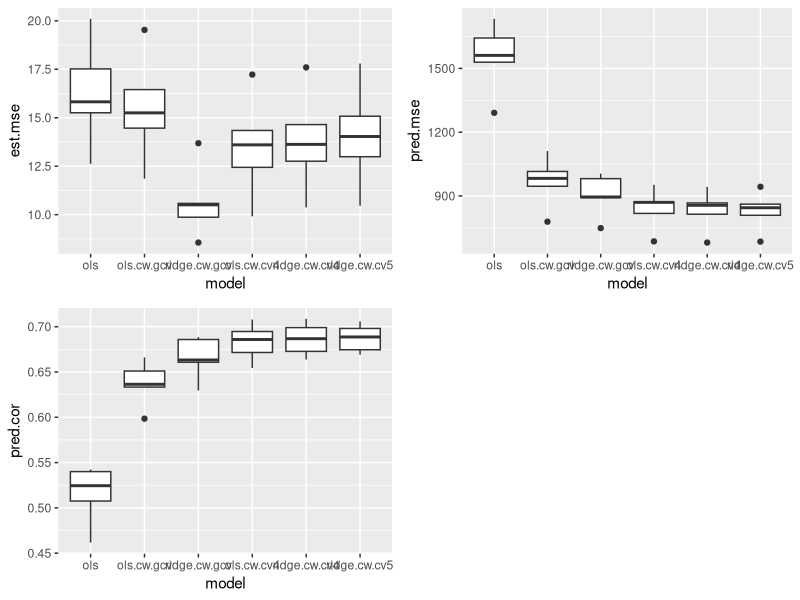

The R source for this figure:

library(MASS)
library(car)
library('ggplot2')
library('pracma')
library('glmnet')

############################################


generate_data<-function(params){
  
   n<-params$n
   p<-params$p
   q<-params$q
   bsig<-params$bsig
   SNR<-params$SNR
   
  
  #### Population X (Signal) Covariance
  V= matrix(0,p,p)
  for (i in seq(p)){
    for (j in seq(p)){
      rr=round(runif(1, min=-1, max=1),1)
      V[i,j]=rr}}
  V = t(V)%*%V # makes it postive-semi definite
  X = round(mvrnorm(n,mu=matrix(0,p),V),4)
  
  ##Regenerate B's.. 
  
  # want correlated across y but independent across x.. 
  # so draw each predict seperately from a mv guassian.. # .. figure out later...
  B = matrix(0,p,q)
  for (pp in seq(p)){
    # each predictor x, has some effect.. random -1 to 1.
    # then y have similar responses depending on the spread.
    B[pp,]<-rnorm(q,runif(1,min=-1,max=1),bsig)
  }
  # normalize across q (not across p)
  for (qq in seq(q)){
    B[,qq]=(B[,qq]-mean(B[,qq]))/sd(B[,qq])
  }

  
  #B = matrix(round(mvrnorm(p*q,rep(shared_response,p*q),diag(p*q)*bsig),4),p,q)
  
  # signal to noise matrix
  F = t(B)%*%V%*%B
  
  #Calculate appropriate Noise
  sigma=mean(F)/SNR
  # R = Sigma%*%solve(F) # noise-signal matrix.. 1/R is signal to noise... geeks out if q>p..
  
  #### Population E
  Sigma = diag(q)*sigma
  E = round(mvrnorm(n,matrix(0,q),Sigma),4) # could also do diagnol
  
  # Responses 
  Y = X%*%B+ E
  

  X.train = X[1:(n/2),]
  Y.train = Y[1:(n/2),]  
  X.test = X[(n/2+1):n,]
  Y.test = Y[(n/2+1):n,]

  # Center  (do i need to?)
  for (y in seq(q)){
    Y.train[,y]=Y.train[,y]-mean(Y.train[,y])
    Y.test[,y]=Y.test[,y]-mean(Y.test[,y])
  }
  for (x in seq(p)){
    X.train[,x]=X.train[,x]-mean(X.train[,x])
    X.test[,x]=X.test[,x]-mean(X.test[,x])
  }

  data = list(X.train=X.train,Y.train=Y.train,Y.test=Y.test,X.test=X.test,B=B,V=V)
}




########################################################



ols.fit<-function(X.train,Y.train){
  B.hat<- solve(t(X.train)%*%X.train)%*%t(X.train)%*%Y.train
  Yhat.train<- X.train%*%B.hat
  fitted<-list(B.hat=B.hat,Yhat.train=Yhat.train,succeed=1)
  return(fitted)
}



ols.cw.gcv.fit<-function(X.train,Y.train){
  
  
  B.hat<- solve(t(X.train)%*%X.train)%*%t(X.train)%*%Y.train
  p=dim(X.train)[2]
  n=dim(X.train)[1]
  q=dim(Y.train)[2]
  
  r = p/n
 
  tryCatch({
    Q=solve(t(Y.train)%*%Y.train)%*%(t(Y.train)%*%X.train)%*%solve(t(X.train)%*%X.train)%*%(t(X.train)%*%Y.train)
    e<-eigen(Q)
    That=e$vectors
    ## alternative (exact same)
    #cc=cancor(X.train,Y.train)#xcenter=FALSE,ycenter=FALSE
    #That=cc$ycoef ### I think X>Y.. here =
    #C2=diag(q)*(cc$cor**2) # squared
    ## shrink the canonical correlations based on generalized cross validation
    C2=diag(q)*e$values # the eigen values are the squared canonical correlations. 
    #if (p>q){
    #  diag(C2)[(p+1):q]=0 # oterwise it repeats ccors 
    #}
    d=(1-r)*(C2-r) / (((1-r)^2*C2) + r^2*(1-C2)) 
    Dhat = diag(q)*diag(d)
    Dhat[Dhat<0]=0 # take positive part as B-F recomment
    S = That%*%Dhat%*%solve(That) # project into canonical directions, and project back..
    succeed=1
    B.hat<-B.hat%*%S # shrink the B.hat estimates, though not sure if these are interpretable.. 
    Yhat.train<- X.train%*%B.hat 
    fitted<-list(B.hat=B.hat,Yhat.train=Yhat.train,succeed=succeed)
    return(fitted)
  },error= function(c){
    Q=ginv(t(Y.train)%*%Y.train)%*%(t(Y.train)%*%X.train)%*%ginv(t(X.train)%*%X.train)%*%(t(X.train)%*%Y.train)
    e<-eigen(Q)
    That=Re(e$vectors) # I have no idea if this is ok
    C2=diag(q)*Re(e$values)
    #if (p>q){
    #  diag(C2)[(p+1):q]=0 # oterwise it repeats ccors 
    #}
    d=(1-r)*(C2-r) / (((1-r)^2*C2) + r^2*(1-C2)) 
    Dhat = diag(q)*diag(d)
    Dhat[Dhat<0]=0
    S = That%*%Dhat%*%ginv(That)
    succeed=0
    B.hat<-B.hat%*%S # shrink the B.hat estimates, though not sure if these are interpretable.. 
    Yhat.train<- X.train%*%B.hat 
    fitted<-list(B.hat=B.hat,Yhat.train=Yhat.train,succeed=succeed)
    return(fitted)
  })
  
}


ols.cw.cv.fit<-function(X.train,Y.train){
  
  
  p=dim(X.train)[2]
  n=dim(X.train)[1]
  q=dim(Y.train)[2]
  
  folds<-10
  options<-50
  #d.options<-linspace(0,.999,options)
  #cverr.fold.d.q<-array(0,c(folds,options,q))

  #
  
  idx<-seq(1,n,folds)
  for (i in seq(folds)){
    
    # get index # 
    if (i==folds){ # last fold
      idx.tf<-rep(FALSE,n)
      idx.tf[idx[i]:n]<-TRUE
    }else{
      idx.tf<-rep(FALSE,n)
      idx.tf[idx[i]:(idx[i+1]-1)]<-TRUE
    }
    
    # split up data #
    cv.Ytrain<-Y.train[!idx.tf,]
    cv.Ytest<-Y.train[idx.tf,]
    cv.Xtrain<-X.train[!idx.tf,]
    cv.Xtest<-X.train[idx.tf,]
    
    # for each fold (calculate beta, and T^)
    B.hat.cv<- solve(t(cv.Xtrain)%*%cv.Xtrain)%*%t(cv.Xtrain)%*%cv.Ytrain
    Q.cv=solve(t(cv.Ytrain)%*%cv.Ytrain)%*%(t(cv.Ytrain)%*%cv.Xtrain)%*%solve(t(cv.Xtrain)%*%cv.Xtrain)%*%(t(cv.Xtrain)%*%cv.Ytrain)
    e<-eigen(Q.cv)
    That.cv=e$vectors
    solvedThat.cv<-solve(That.cv)
    
    C2=diag(q)*Re(e$values)
    r=p/n
    d=(1-r)*(C2-r) / (((1-r)^2*C2) + r^2*(1-C2)) 
    Dhat.c = diag(q)*diag(d)
    

    # oh right each y is shrunk seperately so its fine.. to iterate through.. 
    for (qq in seq(q)){
      dd=1
      for (d in d.options){
        #Dhat.try<-diag(q) # make all others 1 # when he says quadratic.. 
        Dhat.try<-Dhat.c # try gcv as starting point for other's.. 
        Dhat.try[qq,qq]<- d # Dhat.try[qq,qq]-d # make this basis vector shrunk.. 
        S <- That.cv%*%Dhat.try%*%solvedThat.cv
        cverr.fold.d.q[i,dd,qq]<-mean((cv.Ytest-cv.Xtest%*%B.hat.cv.d%*%S)**2)
        dd=dd+1
      }
      
    }
  }
  
  # find d that gives minimum cv err
  C2=diag(q)*Re(e$values)
  r=p/n
  d=(1-r)*(C2-r) / (((1-r)^2*C2) + r^2*(1-C2)) 
  Dhat = diag(q)*diag(d)
  
  # subtract off best for each
  cverr.fold.d.mean<-apply(cverr.fold.d.q,c(2,3),mean)
  for (qq in seq(q)){
    Dhat[qq,qq]<-d.options[which.min(cverr.fold.d.mean[,qq])] #Dhat[qq,qq]-d.options[which.min(cverr.fold.d.mean[,qq])]
  }
  

  
  # refind basis with full set
  Q=solve(t(Y.train)%*%Y.train)%*%(t(Y.train)%*%X.train)%*%solve(t(X.train)%*%X.train)%*%(t(X.train)%*%Y.train)
  e<-eigen(Q)
  That=e$vectors

  S = That%*%Dhat%*%solve(That) 
  
  # get beta
  B.hat<- solve(t(X.train)%*%X.train)%*%t(X.train)%*%Y.train
  B.hat<-B.hat%*%S 
  
  # get Yhat 
  Yhat.train<- X.train%*%B.hat 
  
  succeed=1
  
  fitted<-list(B.hat=B.hat,Yhat.train=Yhat.train,succeed=succeed,d=d)
  return(fitted)
  
  
}


ols.cw.cv2.fit<-function(X.train,Y.train){
  
  
  p=dim(X.train)[2]
  n=dim(X.train)[1]
  q=dim(Y.train)[2]
  
  folds<-10
  options<-100
  d.options<-linspace(-1,1,options)
  s.options<-linspace(0.01,10,options)
  cverr.fold.d.q<-array(0,c(folds,options,options))
  
  
  idx<-seq(1,n,folds)
  for (i in seq(folds)){
    
    # get index # 
    if (i==folds){ # last fold
      idx.tf<-rep(FALSE,n)
      idx.tf[idx[i]:n]<-TRUE
    }else{
      idx.tf<-rep(FALSE,n)
      idx.tf[idx[i]:(idx[i+1]-1)]<-TRUE
    }
    
    # split up data #
    cv.Ytrain<-Y.train[!idx.tf,]
    cv.Ytest<-Y.train[idx.tf,]
    cv.Xtrain<-X.train[!idx.tf,]
    cv.Xtest<-X.train[idx.tf,]
    
    # for each fold (calculate beta, and T^)
    B.hat.cv<- solve(t(cv.Xtrain)%*%cv.Xtrain)%*%t(cv.Xtrain)%*%cv.Ytrain
    Q.cv=solve(t(cv.Ytrain)%*%cv.Ytrain)%*%(t(cv.Ytrain)%*%cv.Xtrain)%*%solve(t(cv.Xtrain)%*%cv.Xtrain)%*%(t(cv.Xtrain)%*%cv.Ytrain)
    e<-eigen(Q.cv)
    That.cv=e$vectors
    solvedThat.cv<-solve(That.cv)
    C2=diag(q)*Re(e$values)
    r=p/n
    d=(1-r)*(C2-r) / (((1-r)^2*C2) + r^2*(1-C2)) 
    Dhat.c = diag(q)*diag(d)
  #  Dhat.c = diag(q)*diag(C2)  
  
    # oh right each y is shrunk seperately so its fine.. to iterate through.. 
    sss=1
    for (ss in s.options){
      dd=1
      for (d in d.options){
        Dhat.try<-Dhat.c-diag(q)*d
        Dhat.try[Dhat.try<0]=0
        S <- That.cv%*%Dhat.try%*%solvedThat.cv
        cverr.fold.d.q[i,dd,sss]<-mean((cv.Ytest-cv.Xtest%*%B.hat.cv.d%*%S)**2)
        dd=dd+1
      }
    sss=sss+1
    }
  }
  
  # find d that gives minimum cv err

  cverr.fold.d.mean<-apply(cverr.fold.d.q,c(2,3),mean)
  best<-which(cverr.fold.d.mean == min(cverr.fold.d.mean), arr.ind = TRUE)
  sbest<-s.options[best[2]]
  dbest<-d.options[best[1]]
  
  # refind basis with full set
  Q=solve(t(Y.train)%*%Y.train)%*%(t(Y.train)%*%X.train)%*%solve(t(X.train)%*%X.train)%*%(t(X.train)%*%Y.train)
  e<-eigen(Q)
  That=e$vectors
  C2=diag(q)*Re(e$values)
  r=p/n
  d=(1-r)*(C2-r) / (((1-r)^2*C2) + r^2*(1-C2)) 
  Dhat.c = diag(q)*diag(d)
  #Dhat.c = diag(q)*diag(C2)  
  Dhat.c = Dhat.c -diag(q)*dbest
  Dhat.c[Dhat.c<0]=0
  
  S = That%*%Dhat.c%*%solve(That) 
  
  # get beta
  B.hat<- solve(t(X.train)%*%X.train)%*%t(X.train)%*%Y.train
  B.hat<-B.hat%*%S 
  
  # get Yhat 
  Yhat.train<- X.train%*%B.hat 
  
  succeed=1
  
  fitted<-list(B.hat=B.hat,Yhat.train=Yhat.train,succeed=succeed,d=d)
  return(fitted)
  
  
}




ols.cw.cv3.fit<-function(X.train,Y.train){
  
  
  p=dim(X.train)[2]
  n=dim(X.train)[1]
  q=dim(Y.train)[2]
  
  folds<-10
  options<-50
  d.reg<-matrix(0,folds,q)

  
  idx<-seq(1,n,folds)
  for (i in seq(folds)){
    
    # get index # 
    if (i==folds){ # last fold
      idx.tf<-rep(FALSE,n)
      idx.tf[idx[i]:n]<-TRUE
    }else{
      idx.tf<-rep(FALSE,n)
      idx.tf[idx[i]:(idx[i+1]-1)]<-TRUE
    }
    
    # split up data #
    cv.Ytrain<-Y.train[!idx.tf,]
    cv.Ytest<-Y.train[idx.tf,]
    cv.Xtrain<-X.train[!idx.tf,]
    cv.Xtest<-X.train[idx.tf,]
    
    # for each fold (calculate beta, and T^)
    B.hat.cv<- solve(t(cv.Xtrain)%*%cv.Xtrain)%*%t(cv.Xtrain)%*%cv.Ytrain
    Q.cv=solve(t(cv.Ytrain)%*%cv.Ytrain)%*%(t(cv.Ytrain)%*%cv.Xtrain)%*%solve(t(cv.Xtrain)%*%cv.Xtrain)%*%(t(cv.Xtrain)%*%cv.Ytrain)
    e<-eigen(Q.cv)
    That.cv=e$vectors
    solvedThat.cv<-solve(That.cv)

    Dhat.cv<-diag(q)
    YT<-cv.Ytest%*%That.cv
    YhatT<-cv.Xtest%*%B.hat.cv%*%That.cv
    for (qq in seq(q)){
      r<-lm(YT[,qq]~YhatT[,qq])
      d.reg[i,qq]<-r$coef[2]
    }
    
  }

d.reg.mean<-apply(d.reg,2,mean)
  

# refind basis with full set
Q=solve(t(Y.train)%*%Y.train)%*%(t(Y.train)%*%X.train)%*%solve(t(X.train)%*%X.train)%*%(t(X.train)%*%Y.train)
e<-eigen(Q)
That=e$vectors

Dhat<-diag(q)*diag(d.reg.mean)

Dhat[Dhat<0]=0

S = That%*%Dhat%*%solve(That) 

# get beta
B.hat<- solve(t(X.train)%*%X.train)%*%t(X.train)%*%Y.train
B.hat<-B.hat%*%S 

# get Yhat 
Yhat.train<- X.train%*%B.hat 

succeed=1

fitted<-list(B.hat=B.hat,Yhat.train=Yhat.train,succeed=succeed)
return(fitted)


}




ols.cw.cv4.fit<-function(X.train,Y.train){
  
  
  p=dim(X.train)[2]
  n=dim(X.train)[1]
  q=dim(Y.train)[2]
  
  folds<-10
  options<-50

  
  YT.all<-matrix(0,n,q)
  YhatT.all<-matrix(0,n,q)
  

  idx<-seq(1,n,folds)
  for (i in seq(folds)){
    
    # get index # 
    if (i==folds){ # last fold
      idx.tf<-rep(FALSE,n)
      idx.tf[idx[i]:n]<-TRUE
    }else{
      idx.tf<-rep(FALSE,n)
      idx.tf[idx[i]:(idx[i+1]-1)]<-TRUE
    }
    
    # split up data #
    cv.Ytrain<-Y.train[!idx.tf,]
    cv.Ytest<-Y.train[idx.tf,]
    cv.Xtrain<-X.train[!idx.tf,]
    cv.Xtest<-X.train[idx.tf,]
    
    # for each fold (calculate beta, and T^)
    B.hat.cv<- solve(t(cv.Xtrain)%*%cv.Xtrain)%*%t(cv.Xtrain)%*%cv.Ytrain
    
    Q.cv=solve(t(cv.Ytrain)%*%cv.Ytrain)%*%(t(cv.Ytrain)%*%cv.Xtrain)%*%solve(t(cv.Xtrain)%*%cv.Xtrain)%*%(t(cv.Xtrain)%*%cv.Ytrain)
    e<-eigen(Q.cv)
    That.cv=e$vectors
    solvedThat.cv<-solve(That.cv)
    
    Dhat.cv<-diag(q)
    YT<-cv.Ytest%*%That.cv
    YhatT<-cv.Xtest%*%B.hat.cv%*%That.cv
    
    YT.all[idx.tf,]<-YT
    YhatT.all[idx.tf,]<-YhatT
  }
  
  d.reg<-matrix(0,q)
  Dhat<-diag(q)
  for (qq in seq(q)){
    r<-lm(YT.all[,qq]~YhatT.all[,qq])
    d.reg[qq]<-r$coef[2]
    Dhat[qq,qq]<-d.reg[qq]
  }
  
  # refind basis with full set
  Q=solve(t(Y.train)%*%Y.train)%*%(t(Y.train)%*%X.train)%*%solve(t(X.train)%*%X.train)%*%(t(X.train)%*%Y.train)
  e<-eigen(Q)
  That=e$vectors

  
  Dhat[Dhat<0]=0
  
  S = That%*%Dhat%*%solve(That) 
  
  # get beta
  B.hat<- solve(t(X.train)%*%X.train)%*%t(X.train)%*%Y.train
  B.hat<-B.hat%*%S 
  
  # get Yhat 
  Yhat.train<- X.train%*%B.hat 
  
  succeed=1
  
  fitted<-list(B.hat=B.hat,Yhat.train=Yhat.train,succeed=succeed)
  return(fitted)
  
  
}



ridge.cw.cv4.fit<-function(X.train,Y.train){
  
  
  p=dim(X.train)[2]
  n=dim(X.train)[1]
  q=dim(Y.train)[2]
  
  folds<-10
  options<-50
  
  
  YT.all<-matrix(0,n,q)
  YhatT.all<-matrix(0,n,q)
  
  lambdas<-matrix(0,q)
  for (qq in seq(dim(Y.train)[2])){
    cvfit = cv.glmnet(X.train, Y.train[,qq],nfolds=5,nlambda=20)
    lambdas[qq]<-cvfit$lambda.min

  }
  
  lambda<-mean(lambdas)
                
  idx<-seq(1,n,folds)
  for (i in seq(folds)){
    
    # get index # 
    if (i==folds){ # last fold
      idx.tf<-rep(FALSE,n)
      idx.tf[idx[i]:n]<-TRUE
    }else{
      idx.tf<-rep(FALSE,n)
      idx.tf[idx[i]:(idx[i+1]-1)]<-TRUE
    }
    
    # split up data #
    cv.Ytrain<-Y.train[!idx.tf,]
    cv.Ytest<-Y.train[idx.tf,]
    cv.Xtrain<-X.train[!idx.tf,]
    cv.Xtest<-X.train[idx.tf,]
    
    # for each fold (calculate beta, and T^)
    B.hat.cv<- solve(t(cv.Xtrain)%*%cv.Xtrain+diag(p)*lambda)%*%t(cv.Xtrain)%*%cv.Ytrain
    
    Q.cv=solve(t(cv.Ytrain)%*%cv.Ytrain)%*%(t(cv.Ytrain)%*%cv.Xtrain)%*%solve(t(cv.Xtrain)%*%cv.Xtrain)%*%(t(cv.Xtrain)%*%cv.Ytrain)
    e<-eigen(Q.cv)
    That.cv=e$vectors
    solvedThat.cv<-solve(That.cv)
    
    Dhat.cv<-diag(q)
    YT<-cv.Ytest%*%That.cv
    YhatT<-cv.Xtest%*%B.hat.cv%*%That.cv
    
    YT.all[idx.tf,]<-YT
    YhatT.all[idx.tf,]<-YhatT
  }
  
  d.reg<-matrix(0,q)
  Dhat<-diag(q)
  for (qq in seq(q)){
    r<-lm(YT.all[,qq]~YhatT.all[,qq])
    d.reg[qq]<-r$coef[2]
    Dhat[qq,qq]<-d.reg[qq]
  }
  
  # refind basis with full set
  Q=solve(t(Y.train)%*%Y.train)%*%(t(Y.train)%*%X.train)%*%solve(t(X.train)%*%X.train)%*%(t(X.train)%*%Y.train)
  e<-eigen(Q)
  That=e$vectors
  
  
  Dhat[Dhat<0]=0
  
  S = That%*%Dhat%*%solve(That) 
  
  # get beta
  B.hat<- solve(t(X.train)%*%X.train+diag(p)*lambda)%*%t(X.train)%*%Y.train
  B.hat<-B.hat%*%S 
  
  # get Yhat 
  Yhat.train<- X.train%*%B.hat 
  
  succeed=1
  
  fitted<-list(B.hat=B.hat,Yhat.train=Yhat.train,succeed=succeed)
  return(fitted)
  
                
}



ridge.cw.cv5.fit<-function(X.train,Y.train){
  
  
  p=dim(X.train)[2]
  n=dim(X.train)[1]
  q=dim(Y.train)[2]
  
  folds<-10
  options<-50
  
  
  YT.all<-matrix(0,n,q)
  YhatT.all<-matrix(0,n,q)
  
  lambdas<-matrix(0,q)
  for (qq in seq(dim(Y.train)[2])){
    cvfit = cv.glmnet(X.train, Y.train[,qq],nfolds=5,nlambda=20)
    lambdas[qq]<-cvfit$lambda.min
    
  }
  
  lambda<-mean(lambdas)
  
  idx<-seq(1,n,folds)
  for (i in seq(folds)){
    
    # get index # 
    if (i==folds){ # last fold
      idx.tf<-rep(FALSE,n)
      idx.tf[idx[i]:n]<-TRUE
    }else{
      idx.tf<-rep(FALSE,n)
      idx.tf[idx[i]:(idx[i+1]-1)]<-TRUE
    }
    
    # split up data #
    cv.Ytrain<-Y.train[!idx.tf,]
    cv.Ytest<-Y.train[idx.tf,]
    cv.Xtrain<-X.train[!idx.tf,]
    cv.Xtest<-X.train[idx.tf,]
    
    # for each fold (calculate beta, and T^)
    B.hat.cv<- solve(t(cv.Xtrain)%*%cv.Xtrain+diag(p)*lambda)%*%t(cv.Xtrain)%*%cv.Ytrain
    cv.Yhattrain<-cv.Xtrain%*%B.hat.cv
    
    # calculate canonical correlations with ridge #
    Q.cv=solve(t(cv.Ytrain)%*%cv.Ytrain)%*%(t(cv.Ytrain)%*%cv.Yhattrain)%*%solve(t(cv.Yhattrain)%*%cv.Yhattrain)%*%(t(cv.Yhattrain)%*%cv.Ytrain)
    e<-eigen(Q.cv)
    That.cv=e$vectors
    solvedThat.cv<-solve(That.cv)
    
    Dhat.cv<-diag(q)
    YT<-cv.Ytest%*%That.cv
    YhatT<-cv.Xtest%*%B.hat.cv%*%That.cv
    
    YT.all[idx.tf,]<-YT
    YhatT.all[idx.tf,]<-YhatT
  }
  
  d.reg<-matrix(0,q)
  Dhat<-diag(q)
  for (qq in seq(q)){
    r<-lm(YT.all[,qq]~YhatT.all[,qq])
    d.reg[qq]<-r$coef[2]
    Dhat[qq,qq]<-d.reg[qq]
  }
  
  # get beta
  B.hat<- solve(t(X.train)%*%X.train+diag(p)*lambda)%*%t(X.train)%*%Y.train
  Yhat.train<-X.train%*%B.hat
  
  
  # refind basis with full set
  Q=solve(t(Y.train)%*%Y.train)%*%(t(Y.train)%*%Yhat.train)%*%solve(t(Yhat.train)%*%Yhat.train)%*%(t(Yhat.train)%*%Y.train)
  e<-eigen(Q)
  That=e$vectors
  
  
  Dhat[Dhat<0]=0
  
  S = That%*%Dhat%*%solve(That) 
  
 # shrink beta
  B.hat<-B.hat%*%S 
  
  # get Yhat 
  Yhat.train<- X.train%*%B.hat 
  
  succeed=1
  
  fitted<-list(B.hat=B.hat,Yhat.train=Yhat.train,succeed=succeed)
  return(fitted)
  
  
}





ridge.fit<-function(X.train,Y.train){
  
  ## Ridge ##
  q = dim(Y.train)[2]
  p= dim(X.train)[2]
  n=dim(X.train)[1]
  Yhat.train.rr<-matrix(0,n,q)
  B.hat<-matrix(0,dim(X.train)[2],q)
  for (qq in seq(dim(Y.train)[2])){
    cvfit = cv.glmnet(X.train, Y.train[,qq],nfolds=5,nlambda=20)
    #print(qq)
    B.hat[,qq]<-matrix(coef(cvfit,s=cvfit$lambda.min)[2:(p+1),1])
    #Yhat.test.rr[,qq]<-predict(cvfit, newx = X.test, s = "lambda.min")
    Yhat.train.rr[,qq]<-predict(cvfit, newx = X.train, s = "lambda.min")
  }
  ####
  Yhat.train<-Yhat.train.rr
  fitted<-list(B.hat=B.hat,Yhat.train=Yhat.train,succeed=1)
  return(fitted)
}


ridge.cw.gcv.fit<-function(X.train,Y.train){
  ## Ridge ##
  q = dim(Y.train)[2]
  p= dim(X.train)[2]
  n=dim(X.train)[1]
  Yhat.train.rr<-matrix(0,n,q)
  B.hat<-matrix(0,dim(X.train)[2],q)
  for (qq in seq(dim(Y.train)[2])){
    cvfit = cv.glmnet(X.train, Y.train[,qq],nfolds=5,nlambda=20)
    B.hat[,qq]<-matrix(coef(cvfit,s=cvfit$lambda.min)[2:(p+1),1])
    Yhat.train.rr[,qq]<-predict(cvfit, newx = X.train, s = "lambda.min")
  }
  ####
  Yhat.train<-Yhat.train.rr
  
  #####
  r = p/n ### ADJUST FOR RIDGE ##### 
  # not clear if they do a seperate r for each q?

  #### Canonical Correlations on XB_ridge, rather than X
  tryCatch({
      Q<-solve(t(Y.train)%*%Y.train)%*%(t(Y.train)%*%Yhat.train)%*%solve(t(Yhat.train)%*%Yhat.train)%*%(t(Yhat.train)%*%Y.train)
      e<-eigen(Q)
      That=e$vectors
      ## shrink the canonical correlations based on generalized cross validation
      C2=diag(q)*e$values # the eigen values are the squared canonical correlations.
      #if (p>q){
      #  diag(C2)[(p+1):q]=0 # oterwise it repeats ccors 
      #}
      d=(1-r)*(C2-r) / (((1-r)^2*C2) + r^2*(1-C2)) 
      Dhat = diag(q)*diag(d)
      Dhat[Dhat<0]=0 # take positive part as B-F recomment
      S = That%*%Dhat%*%solve(That) # project into canonical directions, and project back.. 
      succeed=1
      B.hat<-B.hat%*%S
      fitted<-list(B.hat=B.hat,Yhat.train=Yhat.train,succeed=succeed)
      return(fitted)
  },error= function(c){

      Q=ginv(t(Y.train)%*%Y.train)%*%(t(Y.train)%*%Yhat.train)%*%ginv(t(Yhat.train)%*%Yhat.train)%*%(t(Yhat.train)%*%Y.train)
      e<-eigen(Q)
      That=Re(e$vectors) # I have no idea if this is ok
      C2=diag(q)*Re(e$values)
        #if (p>q){
        #  diag(C2)[(p+1):q]=0 # oterwise it repeats ccors 
        #}
      d=(1-r)*(C2-r) / (((1-r)^2*C2) + r^2*(1-C2)) 
      Dhat = diag(q)*diag(d)
      Dhat[Dhat<0]=0
      S = That%*%Dhat%*%ginv(That)
      succeed=0
      B.hat<-B.hat%*%S
      fitted<-list(B.hat=B.hat,Yhat.train=Yhat.train,succeed=succeed)
      return(fitted)
  })
  
}







###########################################
##### B-H like Simulations #########
############################################

simulation<-function(params,nsims){
  
  #set up storage
  est.mse<-c(0) #probably want per q too..!
  pred.mse<-c(0)
  pred.cor<-c(0)
  est.mse2<-c(0)
  succeed<-c(0)
  params$modellist
  model=modellist[1]
  d<-1
  df<-data.frame(model,params$n,params$p,params$q,params$bsig,params$SNR,est.mse,pred.mse,pred.cor,est.mse2,succeed,d)
  levels(df$model)=modellist
  
  ### Start Simulation
  simulations = seq(nsims)
  
  # mse=matrix(0,nsims,3) # to compare
  
  for (s in simulations){

    
    #generate data
    data<-generate_data(params)
    
    # loop through models
    mm=1
    for (mname in modellist){
      #fit 
      funname = paste(mname,".fit",sep='')
      fitted<-do.call(funname,list(X.train=data$X.train,Y.train=data$Y.train))
      d = 1
      if (mname == "ols.cw.cv"){
        d<-fitted$d
      }
      
      # estimation error
      results.e<-estimation.error(data$B,fitted$B.hat,data$V)
      
      #predict test set
      Yhat.test<-predict.me(fitted,data$X.test)
      
      #prediction error
      results.p<-prediction.error(data$Y.test,Yhat.test)
      #print(results.p$pred.mse)
      #mse[s,mm]<-mean((Yhat.test-data$Y.test)**2)
      
      #stack the dataframe 
      newrow = c(1:dim(df)[2])
      newrow[1]=mname
      newrow[2]=params$n
      newrow[3]=params$p
      newrow[4]=params$q
      newrow[5]=params$bsig
      newrow[6]=params$SNR
      newrow[7]=results.e$est.mse
      newrow[8]=results.p$pred.mse
      newrow[9]=results.p$pred.cor
      newrow[10]=results.e$est.mse2
      newrow[11]=fitted$succeed
      newrow[12]=d
      df = rbind(df,newrow)
      mm=mm+1
    }
  }

  df<-df[2:dim(df)[1],]
  for (dd in seq(2,dim(df)[2])){
    df[,dd]<-as.numeric(df[,dd])
  }
  
  return(df)
  
}


estimation.error<-function(B,B.hat,V=NULL){
  p=dim(B)[1]
  q=dim(B)[2]
  se<-matrix(0,q)
  if (is.null(V)){
    V=diag(p)
  }
  for (qq in seq(q)){
    se[qq]<-t(B[,qq])%*%V%*%B.hat[,qq]
  }
  # criteria 5.12 basically. 
  return(list(est.mse=sum(se)/(p*q),est.mse2=mean((B-B.hat)**2)))
}

prediction.error<-function(Y.test,Yhat.test){
  n=dim(Y.test)[1]
  q=dim(Y.test)[2]
  pred.mse<-mean((Yhat.test-Y.test)**2)
  #pred.cor<-mean(diag(cor(Y.test,Yhat.test)))#correlation of each yi with corresponding yhati, across n
  cors<-matrix(0,q)
  for (qq in seq(q)){
    cors[qq]<-cor(Y.test[,qq],Yhat.test[,qq])
  }
  
  mse<-matrix(0,q)
  for (qq in seq(q)){
    mse[qq]<-mean((Y.test[,qq]-Yhat.test[,qq])**2)
  }
  
  results<-list(pred.mse=mean(mse),pred.cor=mean(cors,na.rm=TRUE),map.cor=cors)
  return(results)
}



predict.me<-function(fitted,X.test){
  Yhat.test<-X.test%*%fitted$B.hat
  return(Yhat.test)
}







library(gridExtra)
library(ggplot2)

modellist<-c("ols","ols.cw.gcv","ridge.cw.gcv","ols.cw.cv4","ridge.cw.cv4","ridge.cw.cv5")
params=list(n=200,p=50,q=25,bsig=.1,SNR=1)
nsims<-5
df<-simulation(params,nsims)

df1 <- subset(df, params.p < params.q )
p1<-ggplot(data=df,aes(x=model,y=est.mse))+geom_boxplot()
p2<-ggplot(data=df,aes(x=model,y=pred.mse))+geom_boxplot()
p3<-ggplot(data=df,aes(x=model,y=pred.cor))+geom_boxplot()
grid.arrange(p1,p2,p3, nrow = 2, ncol = 2)


